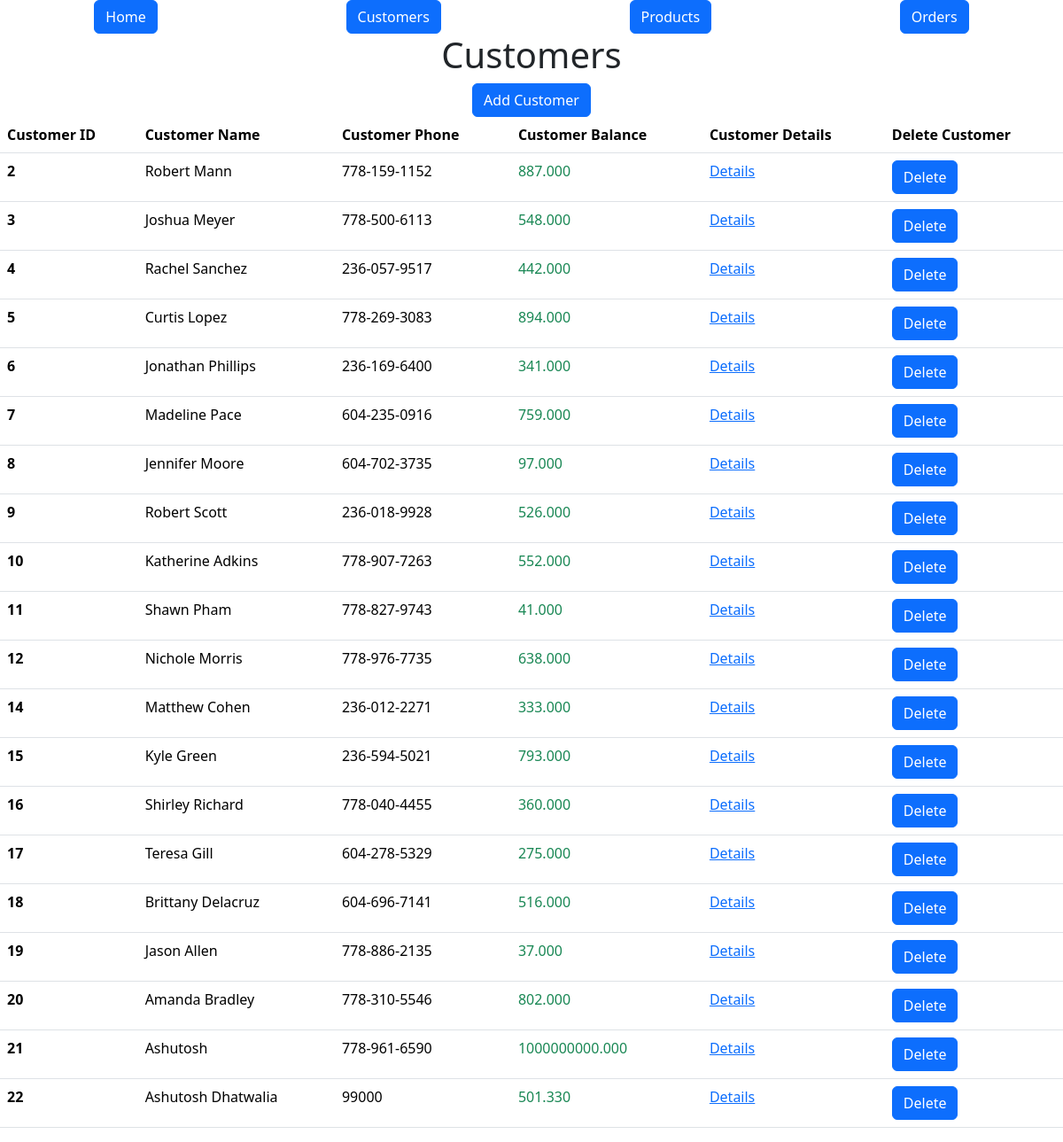
The page /customers on the database as committed earlier.
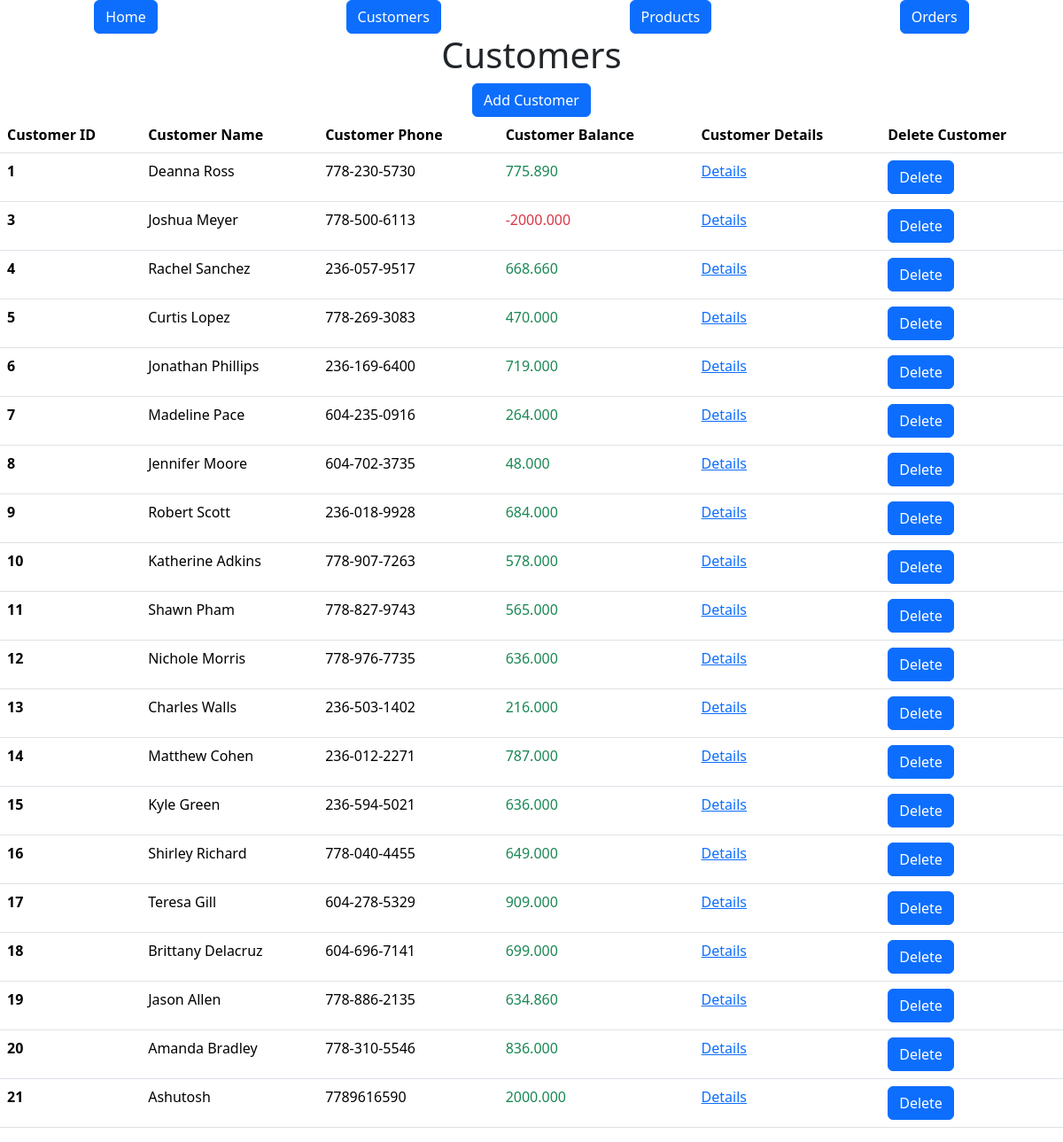
The same page on the database as committed later.
### models.py (models this page shows, shortened)
class Customer(db.Model):
    id = mapped_column(Integer, primary_key=True)
    name = mapped_column(String(200), nullable=False, unique=True)
    phone = mapped_column(String(20), nullable=False)
    balance = mapped_column(DECIMAL(10, 3), nullable=False, default=0)
    orders = relationship("Order", cascade="all, delete-orphan")

### routes/html_bp.py (the view)
@htmls_bp.route("/customers")
def customers_info():
    statement = db.select(Customer)
    records = db.session.execute(statement)
    results = records.scalars()
    return render_template("customers.html", customers=results)

### templates/customers.html (shortened to what this page needs)
{% extends "base.html" %} {% block content %}
<h1 class="d-flex justify-content-center">Customers</h1>
<div class="d-flex justify-content-center">
  <button
    type="button"
    class="btn btn-primary"
    data-bs-toggle="modal"
    data-bs-target="#exampleModalCenter"
  >
    Add Customer
  </button>
</div>
<table class="table table-hover">
  <thead>
    <tr>
      <th scope="col">Customer ID</th>
      <th scope="col">Customer Name</th>
      <th scope="col">Customer Phone</th>
      <th scope="col">Customer Balance</th>
      <th scope="col">Customer Details</th>
      <th scope="col">Delete Customer</th>
    </tr>
  </thead>
  <tbody>
    {% for customer in customers %}
    <tr>
      <th scope="row">{{ customer.id }}</th>
      <td>{{ customer.name }}</td>
      <td>{{ customer.phone }}</td>
      {% if customer.balance < 0 %}
      <td class="text-danger">{{ customer.balance }}</td>
      {% else %}
      <td class="text-success">{{ customer.balance }}</td>
      {% endif %}
      <td>
        <a href='{{url_for("html.customer_info", id=customer.id)}}'>Details</a>
      </td>
      <td>
        <form
          method="POST"
          action='{{url_for("api_customers.delete_customer_post", id=customer.id)}}'
        >
          <button type="submit" class="btn btn-primary">Delete</button>
        </form>
      </td>
    </tr>
    {% endfor %}
  </tbody>
</table>
{% endblock %}

Rows that differ between the two databases and show on the page:
removed Customer: id "2", name "Robert Mann", phone "778-159-1152", balance "887.000"
removed Customer: id "22", name "Ashutosh Dhatwalia", phone "99000", balance "501.330"
added Customer: id "1", name "Deanna Ross", phone "778-230-5730", balance "775.890"
changed Customer "Joshua Meyer": balance "548.000" → "-2000.000"
changed Customer "Rachel Sanchez": balance "442.000" → "668.660"
changed Customer "Curtis Lopez": balance "894.000" → "470.000"
changed Customer "Jonathan Phillips": balance "341.000" → "719.000"
changed Customer "Madeline Pace": balance "759.000" → "264.000"
changed Customer "Jennifer Moore": balance "97.000" → "48.000"
changed Customer "Robert Scott": balance "526.000" → "684.000"
changed Customer "Katherine Adkins": balance "552.000" → "578.000"
changed Customer "Shawn Pham": balance "41.000" → "565.000"
changed Customer "Nichole Morris": balance "638.000" → "636.000"
added Customer: id "13", name "Charles Walls", phone "236-503-1402", balance "216.000"
changed Customer "Matthew Cohen": balance "333.000" → "787.000"
changed Customer "Kyle Green": balance "793.000" → "636.000"
changed Customer "Shirley Richard": balance "360.000" → "649.000"
changed Customer "Teresa Gill": balance "275.000" → "909.000"
changed Customer "Brittany Delacruz": balance "516.000" → "699.000"
changed Customer "Jason Allen": balance "37.000" → "634.860"
changed Customer "Amanda Bradley": balance "802.000" → "836.000"
changed Customer "Ashutosh": phone "778-961-6590" → "7789616590"; balance "1000000000.000" → "2000.000"
